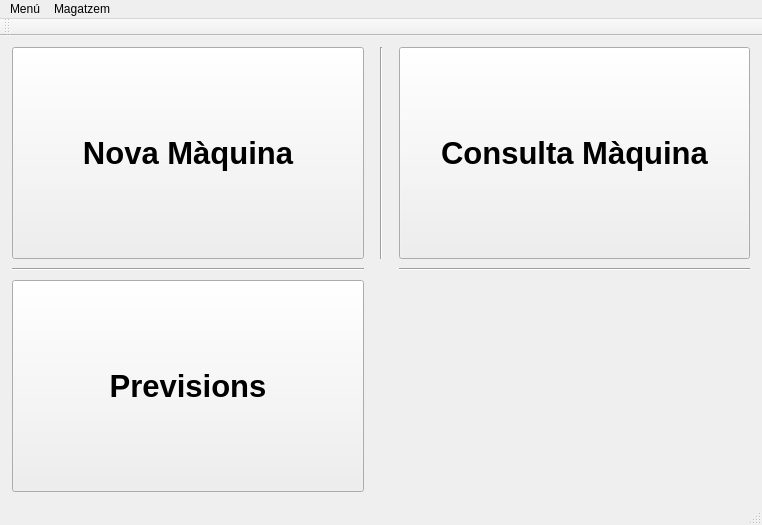
<?xml version="1.0" encoding="UTF-8"?>
<ui version="4.0">
 <class>MainWindow</class>
 <widget class="QMainWindow" name="MainWindow">
  <property name="geometry">
   <rect>
    <x>0</x>
    <y>0</y>
    <width>762</width>
    <height>525</height>
   </rect>
  </property>
  <property name="windowTitle">
   <string>MainWindow</string>
  </property>
  <widget class="QWidget" name="centralWidget">
   <layout class="QGridLayout" name="gridLayout_2">
    <item row="0" column="0">
     <spacer name="horizontalSpacer_3">
      <property name="orientation">
       <enum>Qt::Horizontal</enum>
      </property>
      <property name="sizeType">
       <enum>QSizePolicy::Fixed</enum>
      </property>
      <property name="sizeHint" stdset="0">
       <size>
        <width>1</width>
        <height>20</height>
       </size>
      </property>
     </spacer>
    </item>
    <item row="0" column="1">
     <layout class="QGridLayout" name="gridLayout">
      <item row="4" column="3">
       <spacer name="horizontalSpacer_6">
        <property name="orientation">
         <enum>Qt::Horizontal</enum>
        </property>
        <property name="sizeType">
         <enum>QSizePolicy::Fixed</enum>
        </property>
        <property name="sizeHint" stdset="0">
         <size>
          <width>10</width>
          <height>20</height>
         </size>
        </property>
       </spacer>
      </item>
      <item row="4" column="1">
       <spacer name="horizontalSpacer_5">
        <property name="orientation">
         <enum>Qt::Horizontal</enum>
        </property>
        <property name="sizeType">
         <enum>QSizePolicy::Fixed</enum>
        </property>
        <property name="sizeHint" stdset="0">
         <size>
          <width>10</width>
          <height>20</height>
         </size>
        </property>
       </spacer>
      </item>
      <item row="0" column="0">
       <widget class="QPushButton" name="pushButton_nova">
        <property name="sizePolicy">
         <sizepolicy hsizetype="Minimum" vsizetype="Expanding">
          <horstretch>0</horstretch>
          <verstretch>0</verstretch>
         </sizepolicy>
        </property>
        <property name="font">
         <font>
          <pointsize>23</pointsize>
          <weight>75</weight>
          <bold>true</bold>
         </font>
        </property>
        <property name="text">
         <string>Nova Màquina</string>
        </property>
       </widget>
      </item>
      <item row="0" column="4">
       <widget class="QPushButton" name="pushButton_consulta">
        <property name="sizePolicy">
         <sizepolicy hsizetype="Minimum" vsizetype="Expanding">
          <horstretch>0</horstretch>
          <verstretch>0</verstretch>
         </sizepolicy>
        </property>
        <property name="font">
         <font>
          <pointsize>23</pointsize>
          <weight>75</weight>
          <bold>true</bold>
         </font>
        </property>
        <property name="text">
         <string>Consulta Màquina</string>
        </property>
       </widget>
      </item>
      <item row="0" column="2">
       <widget class="Line" name="line">
        <property name="sizePolicy">
         <sizepolicy hsizetype="Fixed" vsizetype="Expanding">
          <horstretch>0</horstretch>
          <verstretch>0</verstretch>
         </sizepolicy>
        </property>
        <property name="orientation">
         <enum>Qt::Vertical</enum>
        </property>
       </widget>
      </item>
      <item row="0" column="1">
       <spacer name="horizontalSpacer">
        <property name="orientation">
         <enum>Qt::Horizontal</enum>
        </property>
        <property name="sizeType">
         <enum>QSizePolicy::Fixed</enum>
        </property>
        <property name="sizeHint" stdset="0">
         <size>
          <width>10</width>
          <height>20</height>
         </size>
        </property>
       </spacer>
      </item>
      <item row="0" column="3">
       <spacer name="horizontalSpacer_2">
        <property name="orientation">
         <enum>Qt::Horizontal</enum>
        </property>
        <property name="sizeType">
         <enum>QSizePolicy::Fixed</enum>
        </property>
        <property name="sizeHint" stdset="0">
         <size>
          <width>10</width>
          <height>20</height>
         </size>
        </property>
       </spacer>
      </item>
      <item row="1" column="4">
       <spacer name="verticalSpacer_2">
        <property name="orientation">
         <enum>Qt::Vertical</enum>
        </property>
        <property name="sizeType">
         <enum>QSizePolicy::Fixed</enum>
        </property>
        <property name="sizeHint" stdset="0">
         <size>
          <width>20</width>
          <height>3</height>
         </size>
        </property>
       </spacer>
      </item>
      <item row="1" column="0">
       <spacer name="verticalSpacer">
        <property name="orientation">
         <enum>Qt::Vertical</enum>
        </property>
        <property name="sizeType">
         <enum>QSizePolicy::Fixed</enum>
        </property>
        <property name="sizeHint" stdset="0">
         <size>
          <width>20</width>
          <height>3</height>
         </size>
        </property>
       </spacer>
      </item>
      <item row="4" column="0">
       <widget class="QPushButton" name="pushButton_previsio">
        <property name="sizePolicy">
         <sizepolicy hsizetype="Minimum" vsizetype="Expanding">
          <horstretch>0</horstretch>
          <verstretch>0</verstretch>
         </sizepolicy>
        </property>
        <property name="font">
         <font>
          <pointsize>23</pointsize>
          <weight>75</weight>
          <bold>true</bold>
         </font>
        </property>
        <property name="text">
         <string>Previsions</string>
        </property>
       </widget>
      </item>
      <item row="2" column="0">
       <widget class="Line" name="line_2">
        <property name="orientation">
         <enum>Qt::Horizontal</enum>
        </property>
       </widget>
      </item>
      <item row="2" column="4">
       <widget class="Line" name="line_3">
        <property name="orientation">
         <enum>Qt::Horizontal</enum>
        </property>
       </widget>
      </item>
      <item row="3" column="0">
       <spacer name="verticalSpacer_3">
        <property name="orientation">
         <enum>Qt::Vertical</enum>
        </property>
        <property name="sizeType">
         <enum>QSizePolicy::Fixed</enum>
        </property>
        <property name="sizeHint" stdset="0">
         <size>
          <width>20</width>
          <height>3</height>
         </size>
        </property>
       </spacer>
      </item>
     </layout>
    </item>
    <item row="0" column="2">
     <spacer name="horizontalSpacer_4">
      <property name="orientation">
       <enum>Qt::Horizontal</enum>
      </property>
      <property name="sizeType">
       <enum>QSizePolicy::Fixed</enum>
      </property>
      <property name="sizeHint" stdset="0">
       <size>
        <width>1</width>
        <height>20</height>
       </size>
      </property>
     </spacer>
    </item>
   </layout>
  </widget>
  <widget class="QMenuBar" name="menuBar">
   <property name="geometry">
    <rect>
     <x>0</x>
     <y>0</y>
     <width>762</width>
     <height>20</height>
    </rect>
   </property>
   <widget class="QMenu" name="menuMen">
    <property name="title">
     <string>Menú</string>
    </property>
    <addaction name="actionSortir"/>
   </widget>
   <widget class="QMenu" name="menuMagatzem">
    <property name="title">
     <string>Magatzem</string>
    </property>
    <addaction name="actionEntrada_dades"/>
    <addaction name="actionConsulta"/>
   </widget>
   <addaction name="menuMen"/>
   <addaction name="menuMagatzem"/>
  </widget>
  <widget class="QToolBar" name="mainToolBar">
   <attribute name="toolBarArea">
    <enum>TopToolBarArea</enum>
   </attribute>
   <attribute name="toolBarBreak">
    <bool>false</bool>
   </attribute>
  </widget>
  <widget class="QStatusBar" name="statusBar"/>
  <action name="actionSortir">
   <property name="text">
    <string>Sortir</string>
   </property>
  </action>
  <action name="actionConsulta">
   <property name="text">
    <string>Consulta dades</string>
   </property>
  </action>
  <action name="actionEntrada_dades">
   <property name="text">
    <string>Entrada dades</string>
   </property>
  </action>
 </widget>
 <layoutdefault spacing="6" margin="11"/>
 <resources/>
 <connections>
  <connection>
   <sender>actionSortir</sender>
   <signal>triggered()</signal>
   <receiver>MainWindow</receiver>
   <slot>close()</slot>
   <hints>
    <hint type="sourcelabel">
     <x>-1</x>
     <y>-1</y>
    </hint>
    <hint type="destinationlabel">
     <x>357</x>
     <y>317</y>
    </hint>
   </hints>
  </connection>
 </connections>
</ui>
